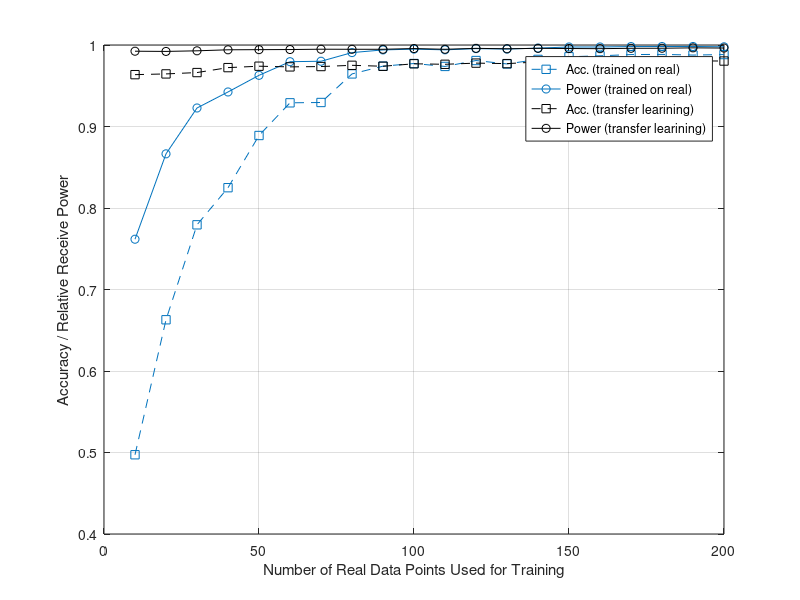

Recreate this plot in MATLAB.
load('all_acc_train_on_real4.mat');
load('all_pwr_train_on_real4.mat');
load('all_acc_train_on_transfer.mat');
load('all_pwr_train_on_transfer.mat');

all_acc_train_on_real4 = squeeze(mean(all_acc_train_on_real4, 2));
all_pwr_train_on_real4 = squeeze(mean(all_pwr_train_on_real4, 2));
all_acc_train_on_transfer = squeeze(mean(all_acc_train_on_transfer, 2));
all_pwr_train_on_transfer = squeeze(mean(all_pwr_train_on_transfer, 2));


num_data = 10:10:200;
% plot(num_data, all_acc_train_on_real3(1, i), '--s', "Color", "#0072BD");
% hold on
% plot(num_data, all_pwr_train_on_real3(1, i), '-o', "Color", "#0072BD");
% hold on
% plot(num_data, all_acc_train_on_synth3(1, i), '--s', "Color", "#A2142F");
% hold on
% plot(num_data, all_pwr_train_on_synth3(1, i), '-o', "Color", "#A2142F");
% grid on

plot(num_data, all_acc_train_on_real4(2, :), '--s', "Color", "#0072BD");
hold on
plot(num_data, all_pwr_train_on_real4(2, :), '-o', "Color", "#0072BD");
hold on
plot(num_data, all_acc_train_on_transfer(2, :), '--s', "Color", "#000000");
hold on
plot(num_data, all_pwr_train_on_transfer(2, :), '-o', "Color", "#000000");
grid on

xlabel('Number of Real Data Points Used for Training');
ylabel('Accuracy / Relative Receive Power');

ylim([0.4, 1]);
legend('Acc. (trained on real)', 'Power (trained on real)', 'Acc. (transfer learining)', 'Power (transfer learining)');